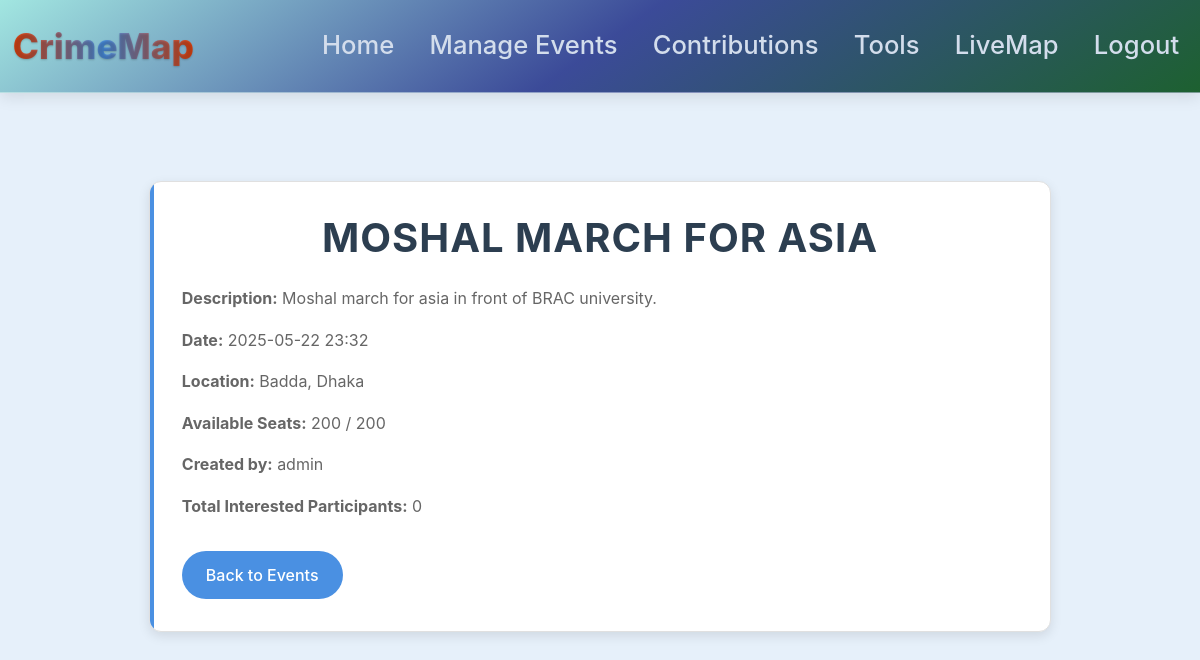
Page /view-event/1 (signed in) on the earlier database version.
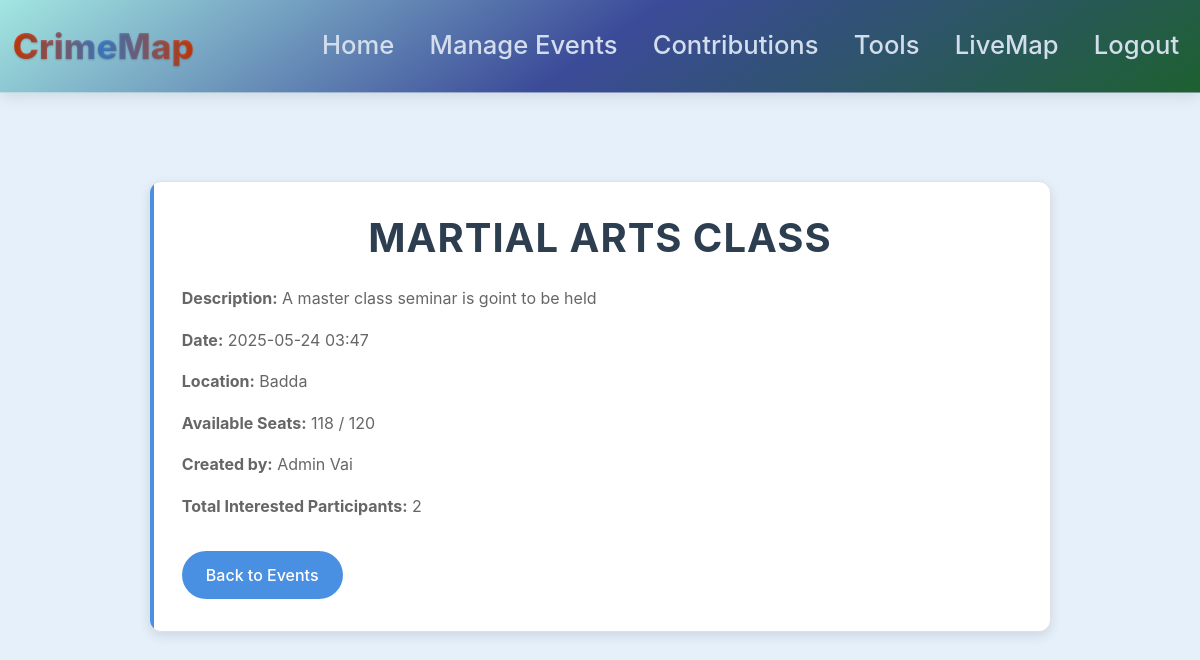
Same page on the later database version.
### website/models.py (models this page shows)
class Event(db.Model):
    id = db.Column(db.Integer, primary_key=True)
    title = db.Column(db.String(150))
    description = db.Column(db.Text)
    date = db.Column(db.DateTime)
    location = db.Column(db.String(150))
    max_participants = db.Column(db.Integer)
    created_by = db.Column(db.Integer, db.ForeignKey('user.id'))
    created_by_user = db.relationship('User', foreign_keys=[created_by])
    participants = db.relationship('EventParticipant', backref='event', lazy=True)

class User(db.Model, UserMixin):
    id = db.Column(db.Integer, primary_key=True)
    email = db.Column(db.String(150), unique=True)
    password = db.Column(db.String(150))
    first_name = db.Column(db.String(150))
    crimes = db.relationship('Crime', backref='user', lazy=True)

### website/views.py (the view)
@views.route('/view-event/<int:event_id>')
@login_required
def view_event(event_id):
    event = Event.query.get_or_404(event_id)
    is_interested = EventParticipant.query.filter_by(
        event_id=event_id,
        user_id=current_user.id
    ).first() is not None
    return render_template('view_event.html', event=event, user=current_user, is_interested=is_interested)

### website/__init__.py (called while the page is built)
def create_app():
    app = Flask(__name__)
    app.config['SECRET_KEY'] = 'hjshjhdjah kjshkjdhjs'
    app.config['SQLALCHEMY_DATABASE_URI'] = f'sqlite:///{DB_NAME}'
    db.init_app(app)
    from .views import views
    from .auth import auth
    from .feedbacks import feedbacks
    app.register_blueprint(views, url_prefix='/')
    app.register_blueprint(auth, url_prefix='/')
    app.register_blueprint(feedbacks, url_prefix='/feedbacks')
    from .models import User
    with app.app_context():
        db.create_all()
    login_manager = LoginManager()
    login_manager.login_view = 'auth.login'
    login_manager.init_app(app)
    @login_manager.user_loader
    def load_user(id):
        return User.query.get(int(id))
    return app

### website/views.py (called while the page is built)
@views.context_processor
def inject_upcoming_events():
    upcoming_events = Event.query.filter(Event.date > datetime.now()).count()
    return {'upcoming_events': upcoming_events}

### website/templates/view_event.html (shortened to what this page needs)
{% extends "base.html" %}
{% block content %}
<div class="event-detail-container">
    <div class="event-detail-card">
        <h1 class="main-title">{{ event.title }}</h1>
        <p><strong>Description:</strong> {{ event.description }}</p>
        <p><strong>Date:</strong> {{ event.date.strftime('%Y-%m-%d %H:%M') }}</p>
        <p><strong>Location:</strong> {{ event.location }}</p>
        <p><strong>Available Seats:</strong> {{ event.max_participants - event.participants|length }} / {{ event.max_participants }}</p>
        <p><strong>Created by:</strong> {{ event.created_by_user.first_name if event.created_by_user else 'Unknown' }}</p>
        {% if user.id == 1 %}
        <p><strong>Total Interested Participants:</strong> {{ event.max_participants - (event.max_participants - event.participants|length) }}</p>
        {% endif %}
        <a href="{{ url_for('views.upcoming_events') }}" class="btn mt-3">Back to Events</a>
    </div>
</div>
{% endblock %}

Differences in the rows shown:
changed Event: title "MOSHAL MARCH FOR ASIA" → "MARTIAL ARTS CLASS"; description "Moshal march for asia in front of BRAC university." → "A master class seminar is goint to be held"; date "2025-05-22 23:32" → "2025-05-24 03:47"; location "Badda, Dhaka" → "Badda"; max_participants "200" → "120"
changed User: created_by_user "admin" → "Admin Vai"
Other differences:
{{ event.max_participants - event.participants|length }}: "200" → "118"
text no longer shown: "0"
text now shown: "2"
